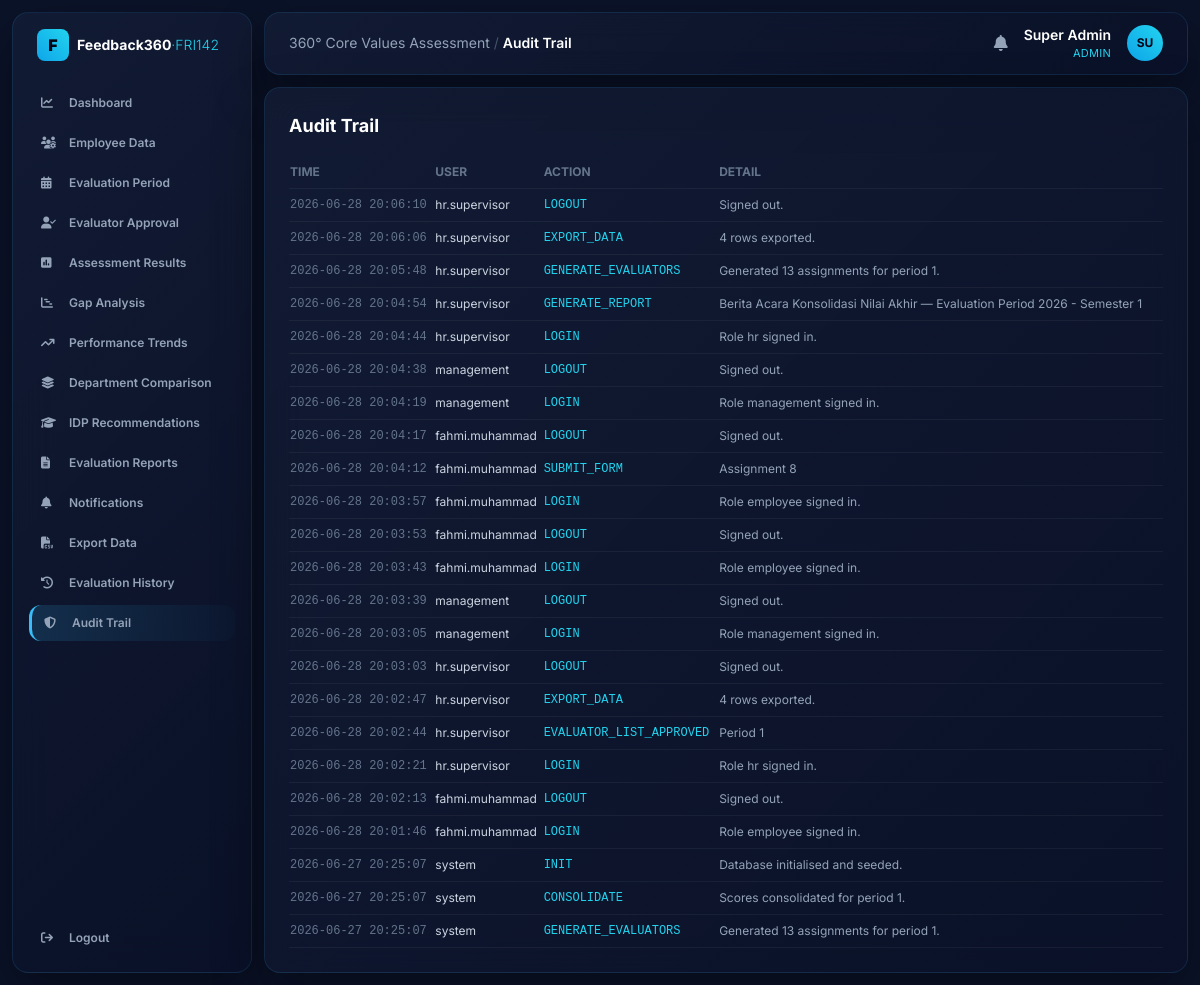
The app's page /audit (signed in) with its own data.
### tables this page shows
CREATE TABLE users (
    id INTEGER PRIMARY KEY AUTOINCREMENT,
    username TEXT UNIQUE NOT NULL,
    password_hash TEXT NOT NULL,
    display_name TEXT NOT NULL,
    role TEXT NOT NULL,                -- admin | hr | management | employee
    employee_id INTEGER REFERENCES employees(id)
);

CREATE TABLE audit (
    id INTEGER PRIMARY KEY AUTOINCREMENT,
    username TEXT,
    action TEXT NOT NULL,
    detail TEXT,
    created_at TEXT
);

### app.py (the view)
@app.route("/audit")
@require("admin", "hr")
def audit():
    rows = g.db.execute("SELECT * FROM audit ORDER BY id DESC LIMIT 200").fetchall()
    return render_template("audit.html", rows=rows)

### app.py (called while the page is built)
@app.before_request
def load_user():
    g.db = get_db()
    g.user = None
    if "uid" in session:
        g.user = g.db.execute(
            "SELECT * FROM users WHERE id=?", (session["uid"],)
        ).fetchone()

def require(*roles):
    def deco(fn):
        @wraps(fn)
        def wrapper(*a, **kw):
            if not g.user:
                return redirect(url_for("login"))
            if roles and g.user["role"] not in roles:
                abort(403)
            return fn(*a, **kw)
        return wrapper
    return deco

@app.context_processor
def inject_globals():
    unread = 0
    if g.get("user"):
        unread = g.db.execute(
            "SELECT COUNT(*) c FROM notifications WHERE is_read=0 AND "
            "(target_role=? OR target_user_id=?)",
            (g.user["role"], g.user["id"]),
        ).fetchone()["c"]
    return dict(user=g.get("user"), VALUES=VALUES, VALUE_LABELS=VALUE_LABELS,
                TARGET=CORPORATE_TARGET, unread=unread)

### database.py (called while the page is built)
def get_db():
    conn = sqlite3.connect(DB_PATH)
    conn.row_factory = sqlite3.Row
    conn.execute("PRAGMA foreign_keys = ON")
    return conn

### templates/audit.html
{% extends "base.html" %}
{% block heading %}Audit Trail{% endblock %}
{% block body %}
<h2 class="text-lg font-bold text-white mb-4">Audit Trail</h2>
<table class="w-full text-xs">
  <thead><tr class="uppercase text-slate-500 text-left border-b border-white/5">
    <th class="py-2">Time</th><th>User</th><th>Action</th><th>Detail</th></tr></thead>
  <tbody>
  {% for r in rows %}
    <tr class="border-b border-white/5">
      <td class="py-2 font-mono text-slate-500">{{ r['created_at'] }}</td>
      <td class="text-slate-300">{{ r['username'] }}</td>
      <td><span class="text-cyan-400 font-mono">{{ r['action'] }}</span></td>
      <td class="text-slate-400">{{ r['detail'] }}</td></tr>
  {% endfor %}
  </tbody>
</table>
{% endblock %}

### templates/base.html (shortened to what this page needs)
<!DOCTYPE html>
<html lang="en">
<head>
<script src="https://cdn.tailwindcss.com"></script>
<link rel="stylesheet" href="https://cdnjs.cloudflare.com/ajax/libs/font-awesome/6.4.0/css/all.min.css">
</head>
<body class="text-slate-200 min-h-screen">
{% if user %}
<div class="flex min-h-screen">
  <aside class="w-60 shrink-0 glossy m-3 rounded-2xl p-4 flex flex-col">
    <div class="flex items-center gap-2 px-2 mb-6">
      <div class="w-8 h-8 bg-gradient-to-tr from-sky-500 to-cyan-400 rounded-lg flex items-center justify-center text-slate-950 font-black">F</div>
      <span class="text-sm font-bold text-white leading-tight">Feedback360<span class="text-cyan-400 font-light">·FRI142</span></span>
    </div>
    {% set R = user['role'] %}
    <nav class="space-y-1 text-xs font-semibold flex-grow">
      {% macro link(ep,icon,label) %}
        <a href="{{ url_for(ep) }}" class="flex items-center gap-3 px-3 py-2.5 rounded-xl navlink {{ 'nav-active' if request.endpoint==ep }}">
          <i class="fa-solid {{ icon }} w-4"></i><span>{{ label }}</span></a>
      {% endmacro %}
      {% if R in ['admin','hr','management'] %}{{ link('dashboard','fa-chart-line','Dashboard') }}{% endif %}
      {% if R in ['admin','hr'] %}{{ link('employees','fa-users-gear','Employee Data') }}{% endif %}
      {% if R in ['admin','hr'] %}{{ link('periods','fa-calendar-days','Evaluation Period') }}{% endif %}
      {% if R in ['admin','hr'] %}{{ link('evaluators','fa-user-check','Evaluator Approval') }}{% endif %}
      {% if R in ['admin','hr','management'] %}{{ link('results','fa-square-poll-vertical','Assessment Results') }}{% endif %}
      {% if R in ['admin','hr','management'] %}{{ link('gap','fa-chart-gantt','Gap Analysis') }}{% endif %}
      {% if R in ['admin','hr','management'] %}{{ link('trends','fa-arrow-trend-up','Performance Trends') }}{% endif %}
      {% if R in ['admin','hr','management'] %}{{ link('departments','fa-layer-group','Department Comparison') }}{% endif %}
      {% if R in ['admin','hr','management'] %}{{ link('idp','fa-graduation-cap', 'IDP Summary' if R=='management' else 'IDP Recommendations') }}{% endif %}
      {% if R in ['admin','hr','management'] %}{{ link('reports','fa-file-lines','Evaluation Reports') }}{% endif %}
      {{ link('notifications','fa-bell','Notifications') }}
      {% if R in ['admin','hr'] %}<a href="{{ url_for('export_data') }}" class="flex items-center gap-3 px-3 py-2.5 rounded-xl navlink"><i class="fa-solid fa-file-csv w-4"></i><span>Export Data</span></a>{% endif %}
      {% if R in ['admin','hr','management'] %}{{ link('history','fa-clock-rotate-left','Evaluation History') }}{% endif %}
      {% if R in ['admin','hr'] %}{{ link('audit','fa-shield-halved','Audit Trail') }}{% endif %}
    </nav>
    <a href="{{ url_for('logout') }}" class="flex items-center gap-3 px-3 py-2.5 rounded-xl navlink text-xs font-semibold mt-2">
      <i class="fa-solid fa-arrow-right-from-bracket w-4"></i><span>Logout</span></a>
  </aside>
  <div class="flex-grow p-3 pl-0">
    <header class="glossy rounded-2xl px-6 py-3 flex justify-between items-center mb-3">
      <div class="text-sm text-slate-400">360° Core Values Assessment <span class="text-slate-600">/</span>
        <span class="text-white font-semibold">{{ self.heading() }}</span></div>
      <div class="flex items-center gap-4">
        <a href="{{ url_for('notifications') }}" class="relative text-slate-400 hover:text-white">
          <i class="fa-solid fa-bell"></i>
        </a>
        <div class="text-right">
          <div class="text-sm font-semibold text-white">{{ user['display_name'] }}</div>
          <div class="text-[11px] text-cyan-400 uppercase tracking-wide">{{ user['role'] }}</div>
        </div>
        <div class="w-9 h-9 rounded-full bg-gradient-to-tr from-sky-500 to-cyan-400 flex items-center justify-center text-slate-950 font-bold text-xs">
          {{ user['display_name'][:2]|upper }}</div>
      </div>
    </header>
    <main class="glossy rounded-2xl p-6 min-h-[70vh]">{% block body %}{% endblock %}</main>
  </div>
</div>
{% else %}{% block plain %}{% endblock %}{% endif %}
</body>
</html>

### templates/base.html (style rules this page uses)
body { font-family:'Inter',sans-serif;background:#0b1329 }
.glossy { background:linear-gradient(135deg,rgba(20,30,55,.75),rgba(10,17,40,.85)); backdrop-filter:blur(20px);border:1px solid rgba(56,189,248,.12); box-shadow:0 20px 50px rgba(0,0,0,.4) }
.nav-active { background:linear-gradient(90deg,rgba(56,189,248,.15),rgba(56,189,248,.02)); border-left:3px solid #38bdf8;color:#fff }
.navlink { color:#94a3b8 }

### records on screen
users: display_name "Super Admin", role "ADMIN", display_name "SU"
audit: created_at "2026-06-28 20:06:10", username "hr.supervisor", action "LOGOUT", detail "Signed out."
audit: created_at "2026-06-28 20:06:06", username "hr.supervisor", action "EXPORT_DATA", detail "4 rows exported."
audit: created_at "2026-06-28 20:05:48", username "hr.supervisor", action "GENERATE_EVALUATORS", detail "Generated 13 assignments for period 1."
audit: created_at "2026-06-28 20:04:54", username "hr.supervisor", action "GENERATE_REPORT", detail "Berita Acara Konsolidasi Nilai Akhir — Evaluation Period 2026 - Semester 1"
audit: created_at "2026-06-28 20:04:44", username "hr.supervisor", action "LOGIN", detail "Role hr signed in."
audit: created_at "2026-06-28 20:04:38", username "management", action "LOGOUT", detail "Signed out."
audit: created_at "2026-06-28 20:04:19", username "management", action "LOGIN", detail "Role management signed in."
audit: created_at "2026-06-28 20:04:17", username "fahmi.muhammad", action "LOGOUT", detail "Signed out."
audit: created_at "2026-06-28 20:04:12", username "fahmi.muhammad", action "SUBMIT_FORM", detail "Assignment 8"
audit: created_at "2026-06-28 20:03:57", username "fahmi.muhammad", action "LOGIN", detail "Role employee signed in."
audit: created_at "2026-06-28 20:03:53", username "fahmi.muhammad", action "LOGOUT", detail "Signed out."
audit: created_at "2026-06-28 20:03:43", username "fahmi.muhammad", action "LOGIN", detail "Role employee signed in."
audit: created_at "2026-06-28 20:03:39", username "management", action "LOGOUT", detail "Signed out."
audit: created_at "2026-06-28 20:03:05", username "management", action "LOGIN", detail "Role management signed in."
audit: created_at "2026-06-28 20:03:03", username "hr.supervisor", action "LOGOUT", detail "Signed out."
audit: created_at "2026-06-28 20:02:47", username "hr.supervisor", action "EXPORT_DATA", detail "4 rows exported."
audit: created_at "2026-06-28 20:02:44", username "hr.supervisor", action "EVALUATOR_LIST_APPROVED", detail "Period 1"
audit: created_at "2026-06-28 20:02:21", username "hr.supervisor", action "LOGIN", detail "Role hr signed in."
audit: created_at "2026-06-28 20:02:13", username "fahmi.muhammad", action "LOGOUT", detail "Signed out."
audit: created_at "2026-06-28 20:01:46", username "fahmi.muhammad", action "LOGIN", detail "Role employee signed in."
audit: created_at "2026-06-27 20:25:07", username "system", action "INIT", detail "Database initialised and seeded."
audit: created_at "2026-06-27 20:25:07", username "system", action "CONSOLIDATE", detail "Scores consolidated for period 1."
audit: created_at "2026-06-27 20:25:07", username "system", action "GENERATE_EVALUATORS", detail "Generated 13 assignments for period 1."
